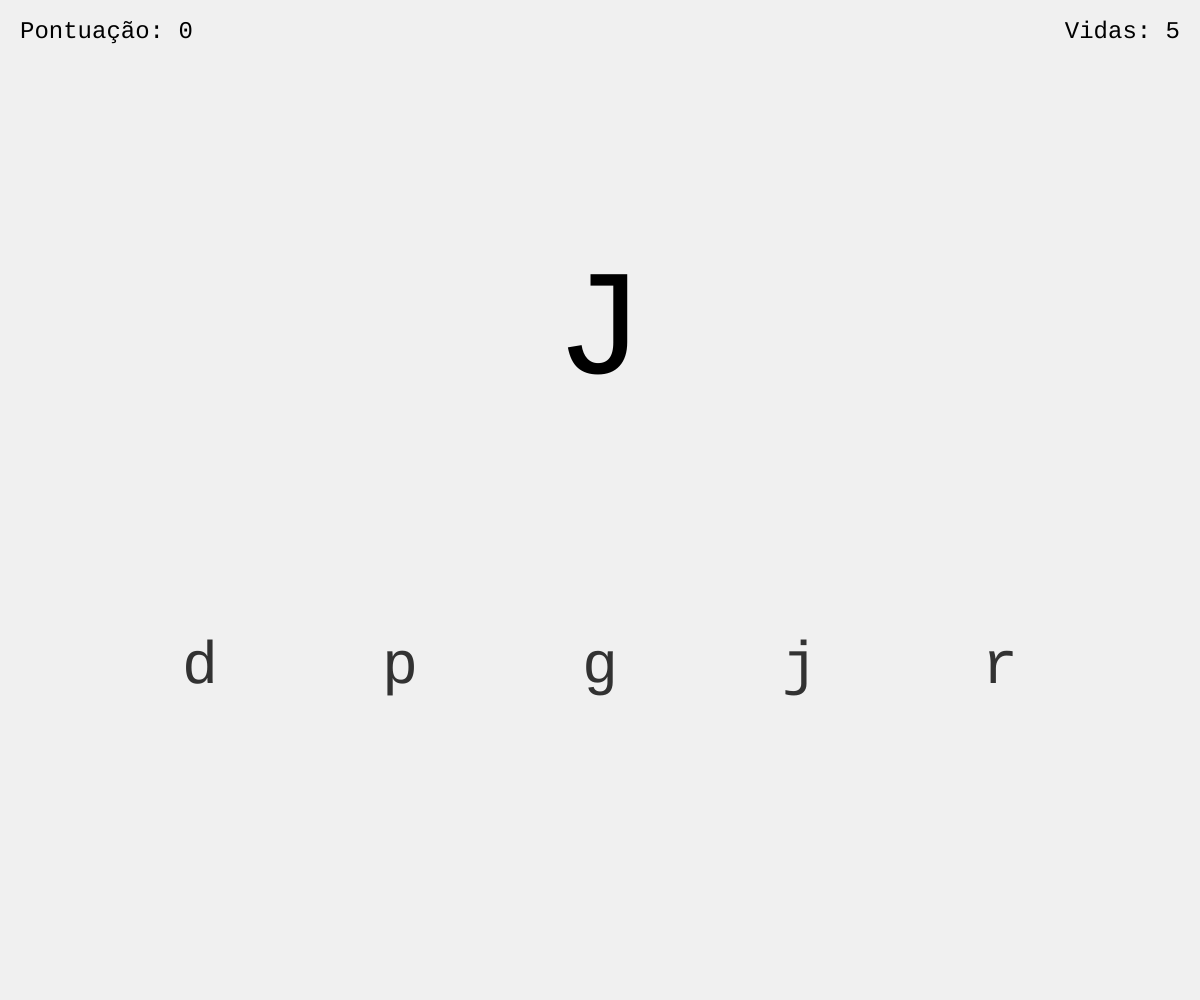
Frame 1 (no input)
Frame 60 (no input): identical to frame 1, image omitted
Frame 120 (the mouse pressed at the canvas centre since frame 60): identical to frame 1, image omitted

The p5.js sketch that drew this single still picture (run headless with seeded random() and noise() and a simulated clock; from frame 60 on, the mouse is pressed at the canvas centre):

// p5.js sketch
// ── sketch.js

// Define o alfabeto maiúsculo
const uppercaseAlphabet = "ABCDEFGHIJKLMNOPQRSTUVWXYZ".split('');
let remainingLetters = []; // Letras que ainda não foram mostradas
let currentMode = 'UPPERCASE_TARGET'; // Modo inicial: mostra maiúscula, opções minúsculas
let alternatingMode = false; // Indica se está no modo de alternância (e timer ativo)
let targetLetter = ''; // A letra grande a ser exibida
let options = []; // As 5 opções de letras
let correctAnswer = ''; // A resposta correta entre as opções
let optionBoxes = []; // Armazena as posições e tamanhos das caixas de opção para cliques
let disabledOptionsIndices = []; // Armazena os índices das opções erradas clicadas nesta rodada

const NUM_OPTIONS = 5; // Número de opções a serem exibidas
const STARTING_LIVES = 5; // Número inicial de vidas
const ROUND_TIME = 5; // Tempo em segundos para cada rodada (quando ativo)

// Variáveis de estado do jogo
let score = 0;
let lives = STARTING_LIVES;
let timerValue = ROUND_TIME;
let timerStartTime = 0;
let gameOver = false;

// --- Variáveis de Feedback Visual (Flash) ---
let flashEndTime = 0; // Timestamp de quando o flash deve terminar
const originalBg = 240; // Cor de fundo original
let flashBg; // Cor do flash (será definida dinamicamente)
let flashDuration = 150; // Duração padrão do flash em ms

function setup() {
  createCanvas(windowWidth, windowHeight);
  textFont('monospace'); // Define uma fonte monoespaçada para melhor alinhamento
  resetGame(); // Prepara o primeiro turno do jogo
  flashBg = color(originalBg); // Inicializa flashBg com a cor original
}

// A função draw principal, agora com a lógica de flash integrada
function draw() {
  let currentBg = color(originalBg); // Começa com a cor de fundo padrão

  // --- Lógica do Flash ---
  if (millis() < flashEndTime) {
    let flashProgress = (flashEndTime - millis()) / flashDuration;
    currentBg = lerpColor(color(originalBg), flashBg, flashProgress);
  }
  // --- Fim da Lógica do Flash ---

  background(currentBg); // Define o fundo (original ou com flash)

  // --- Conteúdo Original do Draw ---
  drawHUD();

  if (gameOver) {
    // --- Tela de Game Over ---
    drawGameOverScreen();
    return; // Não desenha mais nada se o jogo acabou
  }

  // --- Lógica do Timer (Apenas se alternatingMode for true) ---
  updateTimer();

  // --- Desenha Elementos do Jogo Ativo ---
  drawGameElements();
  // --- Fim do Conteúdo Original do Draw ---
}

// Desenha a tela de Game Over
function drawGameOverScreen() {
    fill(200, 0, 0); // Vermelho escuro
    textSize(80);
    textAlign(CENTER, CENTER);
    text("GAME OVER", width / 2, height / 3);

    fill(0);
    textSize(40);
    text(`Pontuação Final: ${score}`, width / 2, height / 2);

    textSize(25);
    text("Clique para reiniciar", width / 2, height * 2 / 3);
}

// Desenha os elementos do jogo quando ativo
function drawGameElements() {
    // Desenha a letra alvo grande no centro superior
    fill(0);
    textSize(150);
    textAlign(CENTER, CENTER);
    text(targetLetter, width / 2, height / 3);

    // Desenha as opções abaixo da letra alvo
    textSize(60);
    textAlign(CENTER, CENTER);
    let optionWidth = width / (NUM_OPTIONS + 1); // Calcula o espaçamento horizontal

    for (let i = 0; i < options.length; i++) {
        let x = optionWidth * (i + 1);
        let y = height * 2 / 3;

        // Define a cor da opção: cinza se desabilitada, normal caso contrário
        if (disabledOptionsIndices.includes(i)) {
            fill(180); // Cinza para desabilitada
        } else {
            fill(50); // Cor normal
        }
        text(options[i], x, y);
    }
}


// Função para ativar o flash de fundo
function flashBackground(r, g, b, durationMs = 150) {
  flashBg = color(r, g, b); // Define a cor do flash
  flashDuration = durationMs; // Define a duração
  flashEndTime = millis() + flashDuration; // Calcula quando o flash deve terminar
}


// Desenha as informações de Score, Vidas e Timer (se ativo)
function drawHUD() {
  push(); // Isola as configurações de estilo do HUD
  fill(0);
  textSize(24);
  textAlign(LEFT, TOP);
  text(`Pontuação: ${score}`, 20, 20);
  textAlign(RIGHT, TOP);
  text(`Vidas: ${lives}`, width - 20, 20);

  // Desenha o Timer APENAS se alternatingMode for true
  if (alternatingMode) {
    textAlign(CENTER, TOP);
    let timerColor = color(0); // Preto por padrão

    // Muda a cor do timer se estiver acabando ou se já acabou mas a rodada não avançou
    if (timerValue <= 1.5) {
         timerColor = color(255, 0, 0); // Vermelho
    }
    fill(timerColor);
    textSize(32);
    text(timerValue.toFixed(1), width / 2, 20); // Mostra o tempo com uma casa decimal
  }
  pop(); // Restaura as configurações de estilo anteriores
}

// Atualiza o valor do timer e verifica se o tempo acabou (APENAS se alternatingMode for true)
function updateTimer() {
  if (gameOver || !alternatingMode) return;

  let elapsed = (millis() - timerStartTime) / 1000;
  // Atualiza o timer apenas se for maior que 0, para não continuar contando negativo
  if (timerValue > 0) {
      timerValue = max(0, ROUND_TIME - elapsed);
  }


  // Verifica se o tempo esgotou NESTE frame
  if (timerValue <= 0 && !gameOver) {
      // Verifica se o timeout já não foi tratado (evita chamar múltiplas vezes)
      // Uma forma simples é verificar se a penalidade já foi aplicada,
      // mas uma flag seria mais robusta. Por ora, vamos chamar handleIncorrectAnswer.
      // handleIncorrectAnswer tem sua própria guarda contra gameOver.

      // Considera tempo esgotado como erro (true = timeOut)
      handleIncorrectAnswer(true);

      // SE O JOGO NÃO ACABOU APÓS A PENALIDADE DO TIMEOUT, AVANÇA A RODADA
      // Isso difere do clique errado, onde o jogador fica na mesma letra.
      // Timeout força o avanço para evitar ficar preso.
      if (!gameOver) {
          console.log("Tempo esgotado, avançando para a próxima rodada.");
          nextRound();
      }
  }
}

// Função chamada quando o mouse é pressionado
function mousePressed() {
  if (gameOver) {
    resetGame();
    return;
  }

  // Verifica cliques nas opções apenas se o jogo não acabou
  for (let i = 0; i < optionBoxes.length; i++) {
    // Ignora o clique se a opção já estiver desabilitada nesta rodada
    if (disabledOptionsIndices.includes(i)) {
      continue;
    }

    let box = optionBoxes[i];
    if (mouseX > box.x && mouseX < box.x + box.w && mouseY > box.y && mouseY < box.y + box.h) {
       if (options[i] === correctAnswer) {
         // --- Acertou! ---
         score++;
         flashBackground(0, 200, 0, 100); // Flash VERDE
         nextRound(); // Avança para a próxima rodada
       } else {
         // --- Errou! ---
         // Marca a opção como desabilitada para esta rodada
         disabledOptionsIndices.push(i);
         // Aplica a penalidade (perde vida, ponto, flash vermelho)
         handleIncorrectAnswer(false); // false = não foi timeout
         // !! NÃO CHAMA nextRound() AQUI !!
       }
       // Importante: Sair do loop após processar um clique válido (certo ou errado)
       // para não processar múltiplos cliques em opções sobrepostas acidentalmente.
       return;
    }
  }
}

// Função para lidar com resposta incorreta (clique errado ou tempo esgotado)
function handleIncorrectAnswer(timeOut = false) {
     // Guarda para não processar se já for game over ou se for timeout
     // e o timer já zerou (evitar múltiplas penalidades por timeout)
    if (gameOver) return;

    lives--;
    score = max(0, score - 1); // Perde um ponto, mas não fica negativo
    flashBackground(255, 0, 0, 150); // Flash VERMELHO

    // Mensagem de log
    if (timeOut && alternatingMode) {
        console.log(`Tempo esgotado! Vidas restantes: ${lives}`);
    } else if (!timeOut) { // Apenas loga erro de clique se não for timeout
        console.log(`Erro no clique! Opção desabilitada. Vidas restantes: ${lives}`);
    }

    // Verifica condição de Game Over APÓS aplicar a penalidade
    if (lives <= 0) {
        gameOver = true;
        console.log("Game Over!");
    }

    // !! REMOVIDO: Não chama nextRound() daqui.
    // O avanço só ocorre em caso de acerto (em mousePressed)
    // ou em caso de timeout (na função updateTimer).
}

// Função para preparar a próxima rodada do jogo
function nextRound() {
  if (gameOver) return; // Não prepara nova rodada se o jogo acabou

  // Limpa a lista de opções desabilitadas para a nova rodada
  disabledOptionsIndices = [];

  // Reinicia o timer para a nova rodada (se estiver no modo alternado)
  timerStartTime = millis();
  timerValue = ROUND_TIME; // Reseta o valor visual do timer

  // --- Lógica de Progressão de Modo e Letras ---
  if (remainingLetters.length === 0) {
    // Acabaram as letras do ciclo atual
    if (alternatingMode === false) { // Se ainda não está no modo alternado
      if (currentMode === 'UPPERCASE_TARGET') { // Terminou o ciclo de Maiúsculas
        console.log("Ciclo Maiúsculo completo. Iniciando Minúsculo.");
        currentMode = 'LOWERCASE_TARGET';
        resetRemainingLetters();
      } else { // Terminou o ciclo de Minúsculas
        console.log("Ciclo Minúsculo completo. Iniciando modo Alternado com Timer!");
        currentMode = 'UPPERCASE_TARGET'; // Começa alternando com Maiúscula
        alternatingMode = true; // ATIVA O MODO ALTERNADO (E O TIMER)
        resetRemainingLetters();
      }
    } else { // Já está no modo alternado e terminou um ciclo
      console.log("Ciclo Alternado completo. Trocando modo e recomeçando.");
      currentMode = (currentMode === 'UPPERCASE_TARGET') ? 'LOWERCASE_TARGET' : 'UPPERCASE_TARGET';
      resetRemainingLetters();
    }
  }

  // Escolhe uma letra aleatória das restantes
  let randomIndex = floor(random(remainingLetters.length));
  let chosenLetter = remainingLetters[randomIndex];

  // Remove a letra escolhida da lista de restantes
  remainingLetters.splice(randomIndex, 1);

  // Define a letra alvo e a resposta correta com base no modo
  let incorrectPool = [];
  if (currentMode === 'UPPERCASE_TARGET') {
    targetLetter = chosenLetter;
    correctAnswer = chosenLetter.toLowerCase();
    incorrectPool = uppercaseAlphabet.map(l => l.toLowerCase()).filter(l => l !== correctAnswer);
  } else { // LOWERCASE_TARGET
    targetLetter = chosenLetter.toLowerCase();
    correctAnswer = chosenLetter;
    incorrectPool = uppercaseAlphabet.filter(l => l !== correctAnswer);
  }

  // Gera as opções
  options = [];
  options.push(correctAnswer);
  shuffle(incorrectPool, true);
  for (let i = 0; i < NUM_OPTIONS - 1 && i < incorrectPool.length; i++) {
    options.push(incorrectPool[i]);
  }

  while(options.length < NUM_OPTIONS && incorrectPool.length > options.length -1) {
      let nextOptionIndex = options.length - 1;
      let nextOption = incorrectPool[nextOptionIndex];
      if(nextOption && !options.includes(nextOption)){
           options.push(nextOption);
      } else {
           break;
      }
  }
  shuffle(options, true);

  // Recalcula as caixas de clique
  calculateOptionBoxes();

  // console.log(`Nova Rodada - Modo: ${currentMode} | Timer Ativo: ${alternatingMode} | Alvo: ${targetLetter} | Opções: ${options} | Correta: ${correctAnswer}`);
}

// Função para calcular as áreas clicáveis das opções
function calculateOptionBoxes() {
  optionBoxes = [];
  textSize(60);
  textAlign(CENTER, CENTER);
  let optionWidth = width / (NUM_OPTIONS + 1);
  let y = height * 2 / 3;
  let textH = 60;

  for (let i = 0; i < options.length; i++) {
    let x = optionWidth * (i + 1);
    let textW = textWidth(options[i]);
    optionBoxes.push({
      x: x - textW / 1.5,
      y: y - textH / 1.5,
      w: textW * 1.5,
      h: textH * 1.5
    });
  }
}

// Função para reiniciar o jogo completamente
function resetGame() {
  score = 0;
  lives = STARTING_LIVES;
  gameOver = false;
  alternatingMode = false;
  currentMode = 'UPPERCASE_TARGET';
  disabledOptionsIndices = []; // Limpa opções desabilitadas
  resetRemainingLetters();
  flashEndTime = 0;
  nextRound(); // Configura a primeira rodada (que também reseta o timer)
  console.log("Jogo Reiniciado! Timer desativado inicialmente.");
}

// Função para preencher 'remainingLetters' com o alfabeto completo e embaralhar
function resetRemainingLetters() {
  remainingLetters = [...uppercaseAlphabet];
  shuffle(remainingLetters, true);
}


// Ajusta o canvas se a janela for redimensionada
function windowResized() {
  resizeCanvas(windowWidth, windowHeight);
  if (!gameOver) {
    calculateOptionBoxes(); // Recalcula as posições das opções
  }
}

// Helper function para embaralhar array (Fisher-Yates shuffle)
function shuffle(array, modifyInPlace = false) {
  let R = modifyInPlace ? array : array.slice();
  for (let i = R.length - 1; i > 0; i--) {
    let j = Math.floor(Math.random() * (i + 1));
    [R[i], R[j]] = [R[j], R[i]];
  }
  return R;
}
